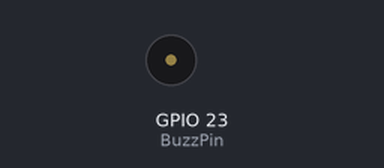
Bench run of a program on a simulated Raspberry Pi (BCM pin numbers). Parts: buzzer (waves = sounding, pin HIGH).

Above: at 0.2 s.
Timing chart, 0 to 3.0 s (numbered marks = the images above):
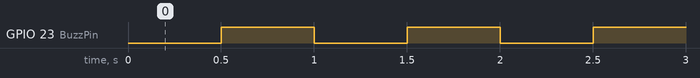

The program:

bz_3.py
```python
#!/usr/bin/env python
import RPi.GPIO as GPIO
import time

BuzzPin = 23 # Raspberry Pi Pin 17-GPIO 17

def setup(pin):
    global BuzzerPin
    BuzzerPin = pin
    GPIO.setmode(GPIO.BCM) # Set GPIO Pin As Numbering
    GPIO.setup(BuzzerPin, GPIO.OUT)
    GPIO.output(BuzzerPin, GPIO.HIGH)

def on():
    GPIO.output(BuzzerPin, GPIO.LOW)

def off():
    GPIO.output(BuzzerPin, GPIO.HIGH)

def beep(x):
    on()
    time.sleep(x)
    off()
    time.sleep(x)

def loop():
    while True:
        beep(0.5)

def destroy():
    GPIO.output(BuzzerPin, GPIO.HIGH)
    GPIO.cleanup() # Release resource

if __name__ == '__main__': # Program start from here
    setup(BuzzPin)
    try:
        loop()
    except KeyboardInterrupt: # When 'Ctrl+C' is pressed, the child program destroy() will be executed.
        destroy()
```

Measured:
- by itself, GPIO 23 (BuzzPin): alternates HIGH for 0.50 s and LOW for 0.50 s
